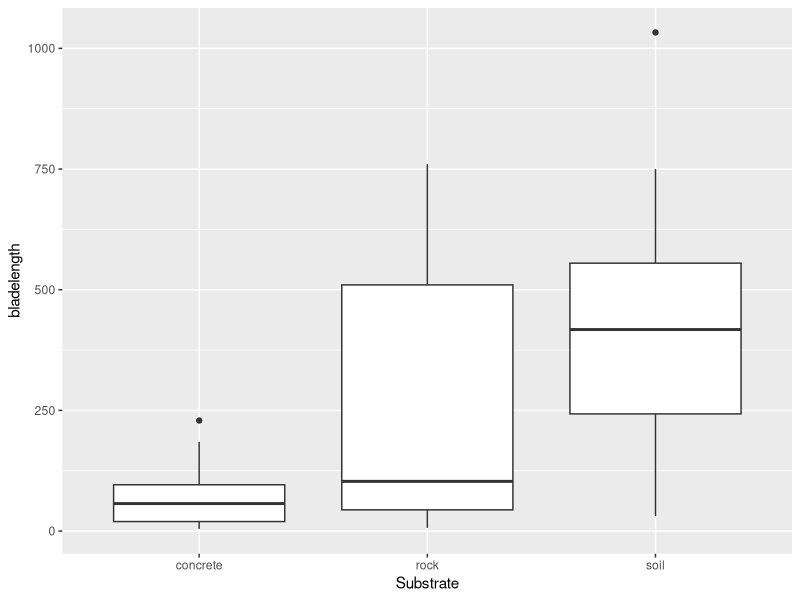
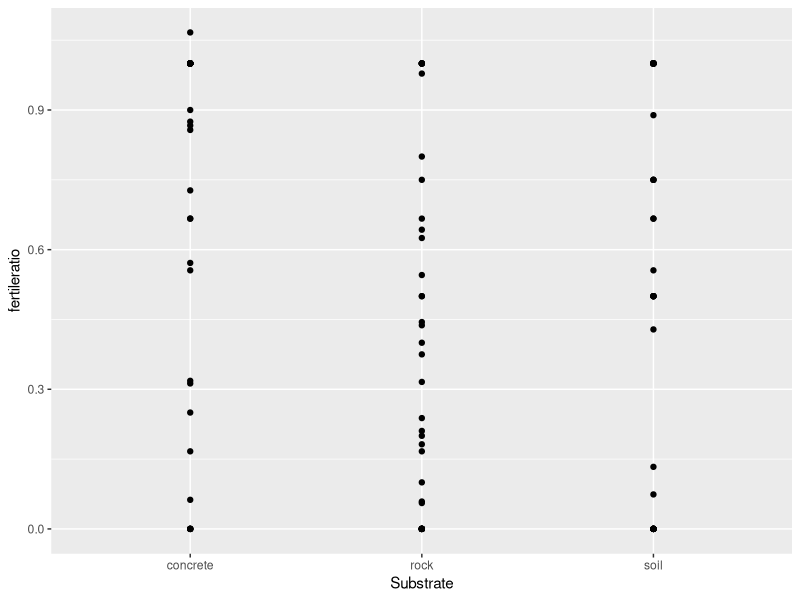
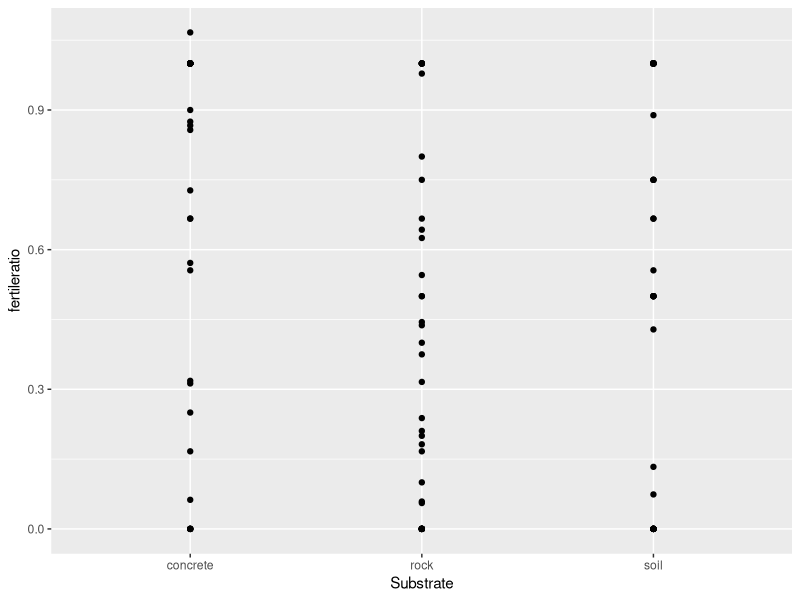

The R script that drew these images, in order:
#data analysis for EEP project 

library(tidyverse)
library(readxl)

#load data
ferndata<-read_excel("ferndata.xlsx")


#data wrangling
ferndata<- ferndata %>% mutate(fertileratio= fertilefrond/numberfrond)

#visualise data 
#blade length against substrate
ggplot(data=ferndata, aes(x=Substrate, y=bladelength))+
         geom_boxplot()

#ratio of fertile frond to total frond 
ggplot(data=ferndata, aes(x=Substrate, y=fertileratio))+
  geom_point()

#
ggplot(data=ferndata, aes(x=Substrate, y=fertileratio))+
  geom_point()
